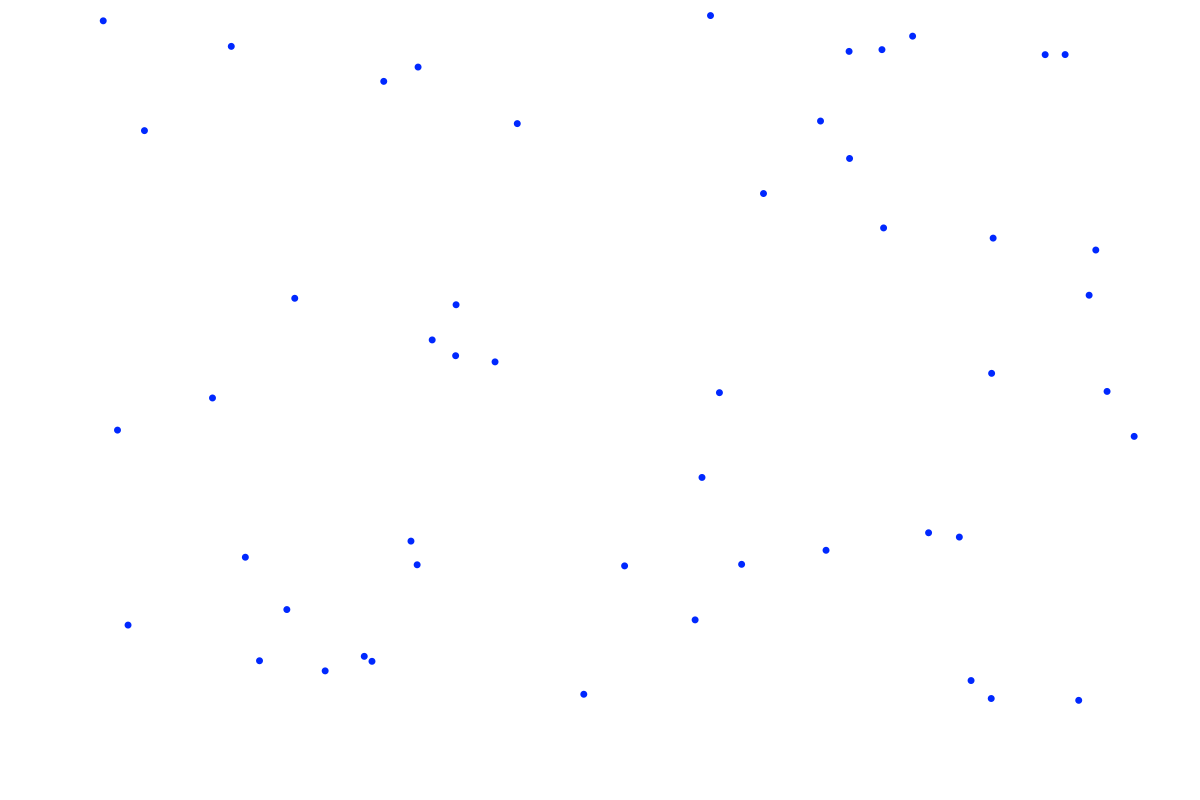
Frame 1 (no input)
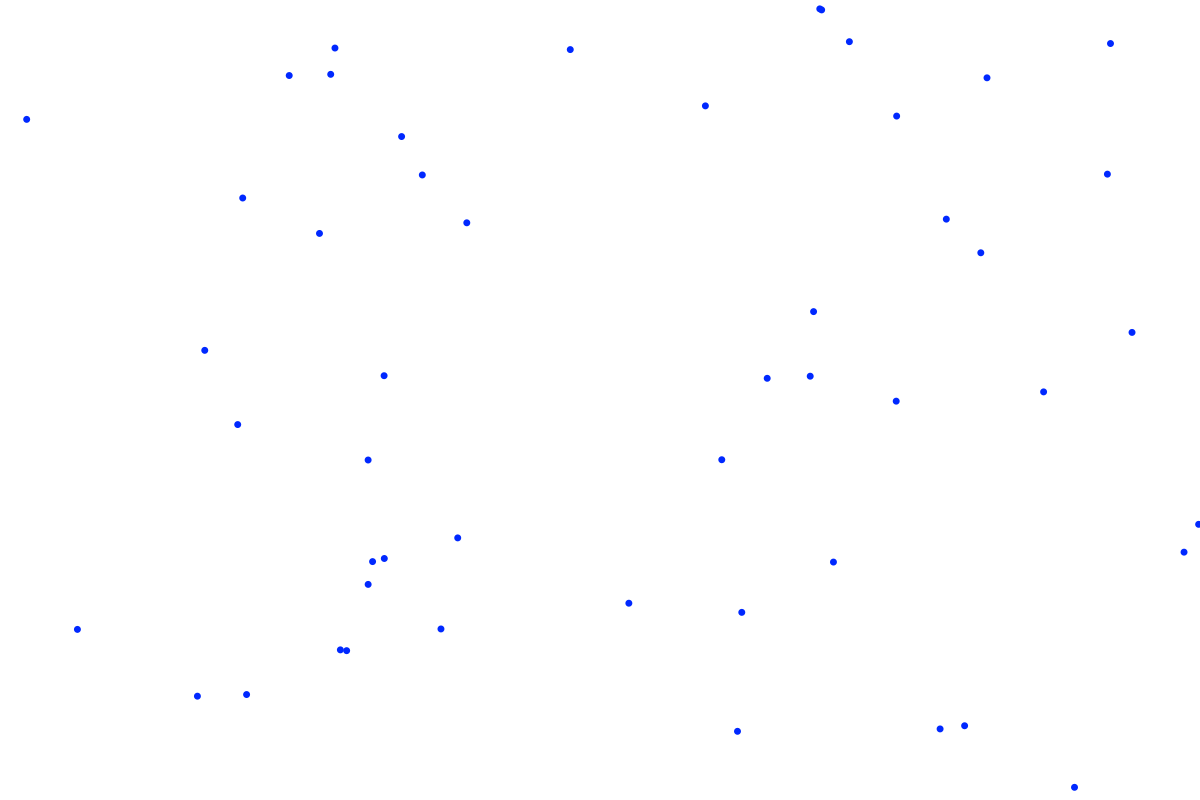
Frame 60 (the mouse pressed at the canvas centre just before this capture)
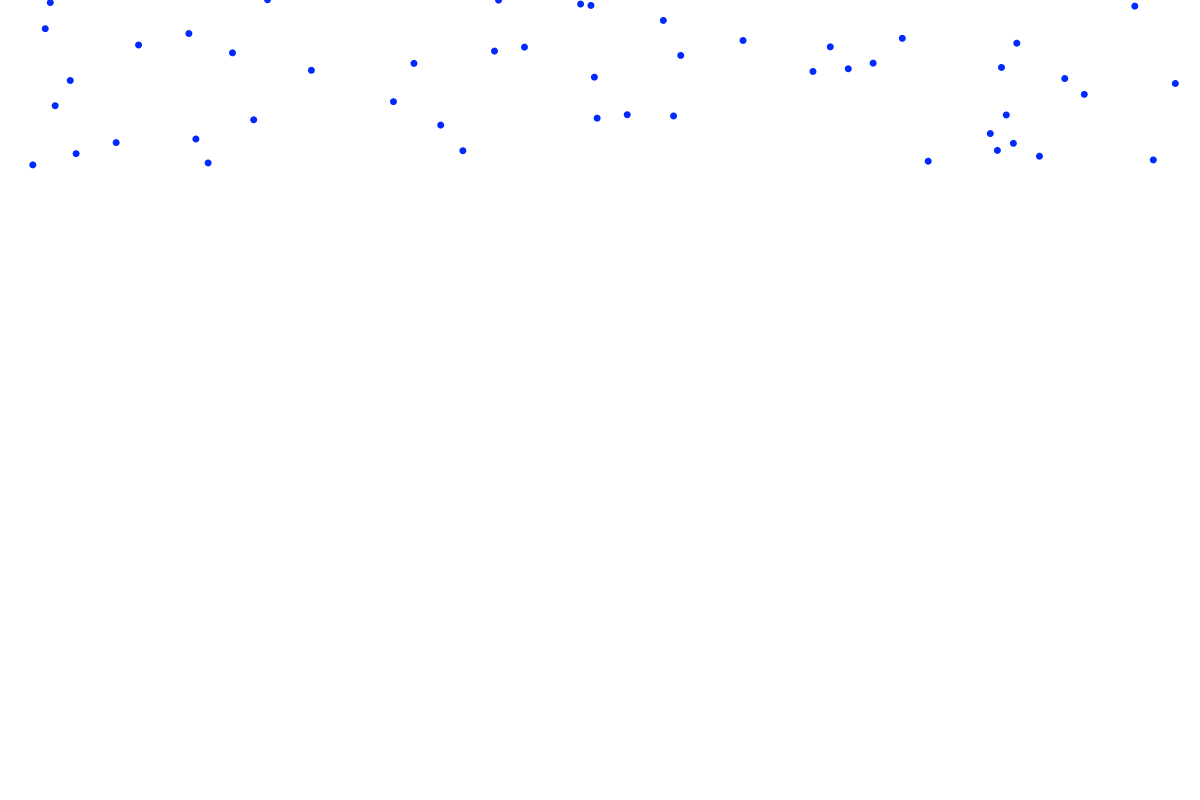
Frame 120 (the mouse held since frame 60 and released just before this capture)

The Processing sketch that drew these frames (run headless with seeded random() and noise(); from frame 60 on, the mouse is pressed at the canvas centre):

// Processing sketch: BouncingBalls
// ── BouncingBalls.pde

Ball[] balls = new Ball[50];

boolean createUniform = true;

void setup(){
  size(1200,800);
  smooth();
  
  for(int i=0;i<balls.length;i++){
    balls[i] = new Ball(random(50, width-50), random(0, height-50));
  }
}

void draw(){
  background(255);
  
  if(keyPressed){
    
  }
  
  for(int i=0;i<balls.length;i++){
    balls[i].draw();
  }
}

void mousePressed(){
  for(int i=0;i<balls.length;i++){
    if(createUniform){
      balls[i] = new Ball(i * 25, 25);
    } else {
      balls[i] = new Ball(random(50, width-50), random(0, height-50));
    }
  }
  createUniform = !createUniform;
}

// ── Ball.pde

class Ball {
  float x;
  float y;
  float speedX;
  float speedY;
  
  Ball(float _x, float _y) {
    x = _x;
    y = _y;
    speedX = random(-2.5,2.5);
    speedY = random(-2.5,2.5);
  }
  
  void draw() {
    x = x + speedX;
    y = y + speedY;
  
    // Remember, || means "or."
    if (x > width || x < 0) {
      speedX = speedX * -1;
    }
    if(y > height || y < 0){
      speedY = speedY * -1;
    }
  
    noStroke();
    fill(0,40,255);
    ellipse(x,y,7,7);
  }
}
